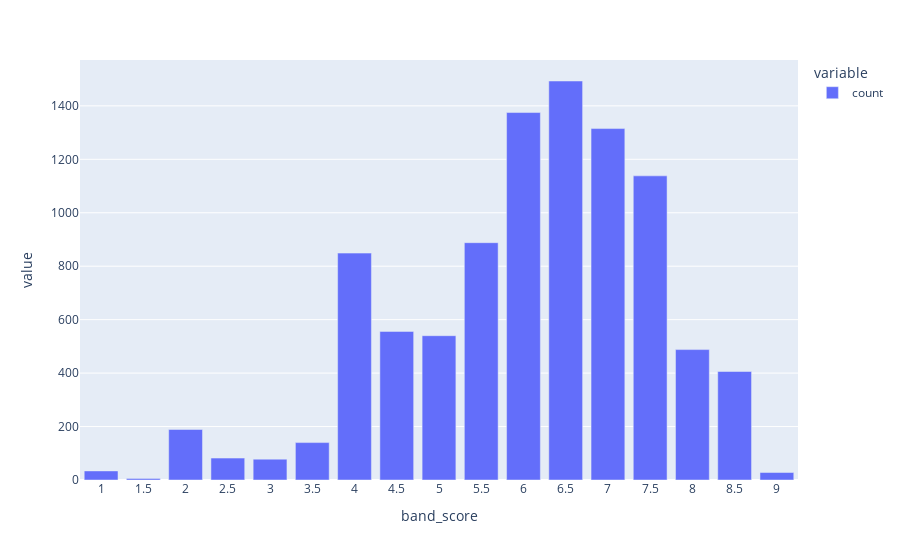

Notebook code for this chart:
### Markdown cell above
i.e. everything < 4 or > 8.5

### Code cell
band_counts = df_train_short["band_score"].value_counts().sort_index()
band_counts.plot(kind="bar")

### Figure 1 — Plotly figure (JSON) as saved in the notebook; plotly's stock layout.template omitted (floating-point values rounded to 4 significant figures)
{"data": [{"hovertemplate": "variable=count<br>band_score=%{x}<br>value=%{y}<extra></extra>", "legendgroup": "count", "marker": {"color": "#636efa", "pattern": {"shape": ""}}, "name": "count", "orientation": "v", "showlegend": true, "textposition": "auto", "type": "bar", "x": ["1", "1.5", "2", "2.5", "3", "3.5", "4", "4.5", "5", "5.5", "6", "6.5", "7", "7.5", "8", "8.5", "9"], "xaxis": "x", "y": [34, 6, 189, 82, 78, 140, 849, 556, 540, 888, 1375, 1493, 1315, 1138, 488, 406, 28], "yaxis": "y"}], "layout": {"barmode": "relative", "legend": {"title": {"text": "variable"}, "tracegroupgap": 0}, "margin": {"t": 60}, "xaxis": {"anchor": "y", "domain": [0, 1], "title": {"text": "band_score"}}, "yaxis": {"anchor": "x", "domain": [0, 1], "title": {"text": "value"}}}}
